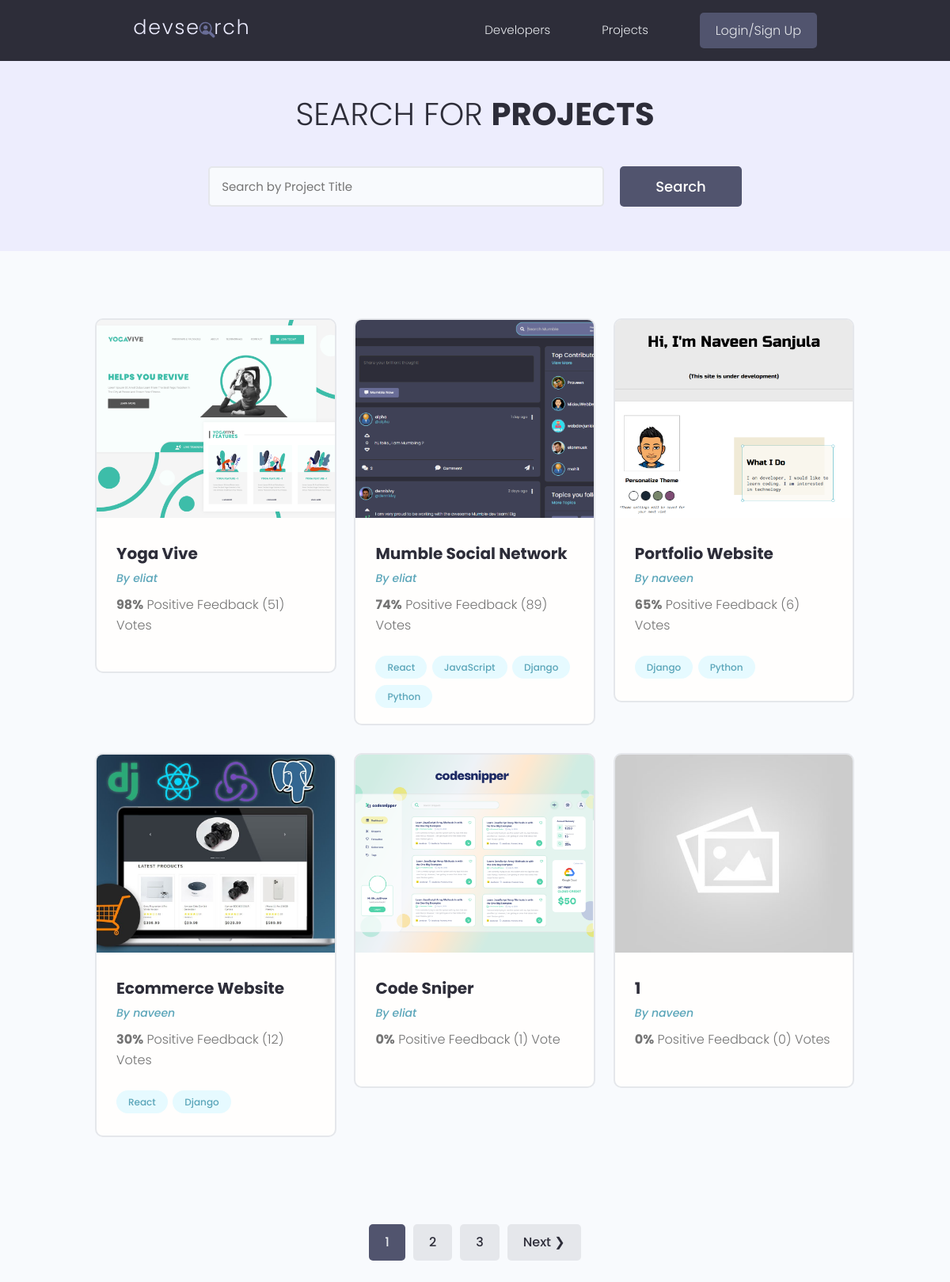
/projects/, run on the app's committed database.
### projects/models.py (models this page shows, shortened)
class Project(models.Model):
    owner = models.ForeignKey(
        Profile, null=True, blank=True, on_delete=models.CASCADE)
    title = models.CharField(max_length=200)
    description = models.TextField(null=True, blank=True)
    featured_image = models.ImageField(
        null=True, blank=True, default="default.jpg")
    demo_link = models.CharField(max_length=2000, null=True, blank=True)
    source_link = models.CharField(max_length=2000, null=True, blank=True)
    tags = models.ManyToManyField('Tag', blank=True)
    vote_total = models.IntegerField(default=0, null=True, blank=True)
    vote_ratio = models.IntegerField(default=0, null=True, blank=True)
    created = models.DateTimeField(auto_now_add=True)
    id = models.UUIDField(default=uuid.uuid4, unique=True,
                          primary_key=True, editable=False)
    class Meta:
        ordering = ['-vote_ratio', '-vote_total', 'title']
    @property
    def imageURL(self):
        try:
            url = self.featured_image.url
        except:
            url = ''
        return url

class Tag(models.Model):
    name = models.CharField(max_length=200)
    created = models.DateTimeField(auto_now_add=True)
    id = models.UUIDField(default=uuid.uuid4, unique=True,
                          primary_key=True, editable=False)
    def __str__(self):
        return self.name

### users/models.py (models this page shows, shortened)
class Profile(models.Model):
    user = models.OneToOneField(User, on_delete=models.CASCADE, null=True, blank=True)
    name = models.CharField(max_length=200, blank=True, null=True)
    email = models.EmailField(max_length=500, blank=True, null=True)
    username = models.CharField(max_length=200, blank=True, null=True)
    location = models.CharField(max_length=200, blank=True, null=True)
    short_intro = models.CharField(max_length=200, blank=True, null=True)
    bio = models.TextField(blank=True, null=True)
    profile_image = models.ImageField(blank=True, null=True, upload_to='profiles/', default='profiles/user-default.png')
    social_github = models.CharField(max_length=200, blank=True, null=True)
    social_twitter = models.CharField(max_length=200, blank=True, null=True)
    social_linkedin = models.CharField(max_length=200, blank=True, null=True)
    social_youtube = models.CharField(max_length=200, blank=True, null=True)
    social_website = models.CharField(max_length=200, blank=True, null=True)
    created = models.DateTimeField(auto_now_add=True)
    id = models.UUIDField(default=uuid.uuid4, unique=True, primary_key=True, editable=False)
    class Meta:
        ordering = ['created']

### projects/views.py (the view)
# urls.py: path('projects/', views.getProjects),
def projects(request):
    projects, search_query = searchProjects(request)
    custom_range, projects = paginateProjects(request, projects, 6)
    context = {'projects': projects,
               'search_query': search_query, 'custom_range': custom_range}
    return render(request, 'projects/projects.html', context)

### projects/utils.py (called while the page is built)
def paginateProjects(request, projects, results):
    page = request.GET.get('page')
    paginator = Paginator(projects, results)
    try:
        projects = paginator.page(page)
    except PageNotAnInteger:
        page = 1
        projects = paginator.page(page)
    except EmptyPage:
        page = paginator.num_pages
        projects = paginator.page(page)
    leftIndex = (int(page) - 4)
    if leftIndex < 1:
        leftIndex = 1
    rightIndex = (int(page) + 5)
    if rightIndex > paginator.num_pages:
        rightIndex = paginator.num_pages + 1
    custom_range = range(leftIndex, rightIndex)
    return custom_range, projects

def searchProjects(request):
    search_query = ''
    if request.GET.get('search_query'):
        search_query = request.GET.get('search_query')
    tags = Tag.objects.filter(name__icontains=search_query)
    projects = Project.objects.distinct().filter(
        Q(title__icontains=search_query) |
        Q(description__icontains=search_query) |
        Q(owner__name__icontains=search_query) |
        Q(tags__in=tags)
    )
    return projects, search_query

### projects/templates/projects/projects.html (shortened to what this page needs)
{% extends 'main.html' %} {% block content %}
<main class="projects">
  <section class="hero-section text-center">
    <div class="container container--narrow">
      <div class="hero-section__box">
        <h2>Search for <span>Projects</span></h2>
      </div>
      <div class="hero-section__search">
        <form id="searchForm" class="form" action="{% url 'projects' %}" method="get">
          <div class="form__field">
            <input
              class="input input--text"
              id="formInput#search"
              type="text"
              name="search_query"
              placeholder="Search by Project Title"
              value="{{search_query}}"
            />
          </div>
          <input class="btn btn--sub btn--lg" type="submit" value="Search" />
        </form>
      </div>
    </div>
  </section>
  <section class="projectsList">
    <div class="container">
      <div class="grid grid--three">
        {% for project in projects %}
        <div class="column">
          <div class="card project">
            <a href="{% url 'project' project.id %}" class="project">
              <img
                class="project__thumbnail"
                src="{{project.imageURL}}"
                alt="project thumbnail"
              />
              <div class="card__body">
                <h3 class="project__title">{{project.title}}</h3>
                <p>
                  <a
                    class="project__author"
                    href="{% url 'user-profile' project.owner.id %}"
                    >By {{project.owner.name}}</a
                  >
                </p>
                <p class="project--rating">
                  <span style="font-weight: bold">{{project.vote_ratio}}%</span>
                  Positive Feedback ({{project.vote_total}})
                  Vote{{project.vote_total|pluralize:"s"}}
                </p>
                <div class="project__tags">
                  {% for tag in project.tags.all %}
                  <span class="tag tag--pill tag--main">
                    <small>{{tag}}</small>
                  </span>
                  {% endfor %}
                </div>
              </div>
            </a>
          </div>
        </div>
        {% endfor %}
      </div>
    </div>
  </section>
  {% include 'pagination.html' with queryset=projects custom_range=custom_range %}
</main>
{% endblock content %}

### static/styles/app.css (style rules this page uses)
:root { --color-sub: #2d2d39; }
.btn--sub { background-color: var(--color-sub-light); }
.card { border: 2px solid var(--color-light); }
img { width: 100%; }
.hero-section { height: 40vh; display: flex; align-items: center; background-color: var(--color-sub); }
.hero-section__box { margin-bottom: 4rem; }
.hero-section__box > h2, .hero-section__box > h2 > span { font-size: 4rem; color: var(--color-light); line-height: 1.3; text-transform: uppercase; }
.hero-section__box > h2 { font-weight: 300; }
.hero-section__box > h2 > span { font-weight: 700; }
.hero-section__search > .form { display: flex; align-items: center; justify-content: center; gap: 2rem; }
.hero-section__search > .form input.input--text { width: 50rem; }
.project__author { font-size: 1.4rem; font-style: italic; }
.project--rating { margin-bottom: 1.6em; margin-top: .5em; }
.projects > .hero-section { background: var(--color-sub-lighter); height: 30vh; }
.projects .hero-section__box { margin-bottom: 2.5rem; }
.projects .hero-section__box > h2 { color: var(--color-sub); }
.projects .hero-section__box > h2 > span { font-weight: 700; color: var(--color-sub); }
.projectsList { margin-top: 8rem; }
.project__thumbnail { height: 25rem; object-fit: cover; object-position: top center; }
.project__title { font-size: 2rem; font-weight: 700; color: var(--color-sub); }

### static/uikit/styles/modules/_variables.css (style rules this page uses)
:root { --color-main: #5aa5b9; --color-main-light: #e6faff; --color-sub: #3f4156; --color-sub-light: #51546e; --color-sub-lighter: #ededfd; --color-text: #737373; --color-gray: #8b8b8b; --color-light: #e5e7eb; --color-light-gray: #767676; --color-bg: #f8fafd; --color-white: #fffefd; --color-white-light: #f3f3f3; --color-success: #359e64; --color-success-bg: #def8e8; --color-error: #fc4b0b; --color-error-bg: #fff2ee; --font-base: 'Poppins', arial, helvetica, 'Segoe UI', roboto, ubuntu, sans-serif; --font-monospace: 'Fira Code', 'Courier New', courier, monospace; --font-regular: 300; --font-medium: 500; --font-bold: 700; --generic-shadow: 1px 1px 5px #00000010; --generic-transition: all 0.3s ease-in-out; }

### static/uikit/styles/modules/_base.css (style rules this page uses)
* { margin: 0; padding: 0; box-sizing: border-box; text-rendering: optimizeLegibility; color: inherit; font-size: inherit; }
html { font-size: 50%; }
@media only screen and (min-width: 480px) { html { font-size: 56.25%; } }
@media only screen and (min-width: 1200px) { html { font-size: 62.5%; } }
body { line-height: 1.6; font-weight: 400; font-size: 1.5rem; color: var(--color-text); background-color: var(--color-bg); min-height: 100vh; }

### static/uikit/styles/modules/_typography.css (style rules this page uses)
* { font-family: var(--font-base); }
h2 { font-size: 3.6rem; font-weight: var(--font-bold); }
h3 { font-size: 3.2rem; font-weight: var(--font-medium); }
p, span, strong { font-size: 1.6rem; color: var(--color-text); font-weight: var(--font-regular); }
a { padding-bottom: 2px; text-decoration: none; display: inline-block; color: var(--color-main); font-weight: var(--font-medium); }

### static/uikit/styles/modules/_utilities.css (style rules this page uses)
.container { width: 92%; max-width: 165rem; margin: 0 auto; box-sizing: border-box; }
.container--narrow { width: 92%; max-width: 120rem; }
@media screen and (min-width: 1000px) { .container { width: 90%; } }
@media screen and (min-width: 1000px) { .container--narrow { width: 85%; } }
@media screen and (min-width: 1200px) { .container { width: 80%; } }
@media screen and (min-width: 1200px) { .container--narrow { width: 72%; } }
.text-center { text-align: center; }

### static/uikit/styles/modules/_button.css (style rules this page uses)
.btn { display: inline-block; position: relative; cursor: pointer; background-color: var(--color-light); font-weight: var(--font-medium); color: var(--color-sub); text-decoration: none; padding: 1rem 2rem; border-radius: 0.5rem; border: none; width: -webkit-fit-content; width: -moz-fit-content; width: fit-content; height: -webkit-fit-content; height: -moz-fit-content; height: fit-content; font-size: 1.6rem; outline-width: 0; outline-color: transparent; -webkit-backface-visibility: hidden; backface-visibility: hidden; transition: all 0.3s ease-in-out; }
.btn--sub { background-color: var(--color-sub); color: var(--color-white); }
.btn--lg { font-size: 1.8rem; padding: 1.2rem 4.5rem; }

### static/uikit/styles/modules/_card.css (style rules this page uses)
.card { border-radius: 1rem; background-color: var(--color-white); border: 1.5px solid var(--color-light); width: auto; height: auto; margin-top: 0.5rem; margin-bottom: 0.5rem; overflow: hidden; }
.card__body, .card__header { padding: 2rem 2.5rem; }

### data on the page
Project: imageURL (picture), title "Yoga Vive", owner.name "eliat", vote_ratio "98", vote_total "51"
Project: imageURL (picture), title "Mumble Social Network", owner.name "eliat", vote_ratio "74", vote_total "89"
Tag: name "React"
Tag: name "JavaScript"
Tag: name "Django"
Tag: name "Python"
Project: imageURL (picture), title "Portfolio Website", owner.name "naveen", vote_ratio "65", vote_total "6"
Project: imageURL (picture), title "Ecommerce Website", owner.name "naveen", vote_ratio "30", vote_total "12"
Project: imageURL (picture), title "Code Sniper", owner.name "eliat", vote_ratio "0", vote_total "1"
Project: imageURL (placeholder picture), title "1", owner.name "naveen", vote_ratio "0", vote_total "0"

### other printed values
{{ page }} "1"
{{ page }} "2" "3"
